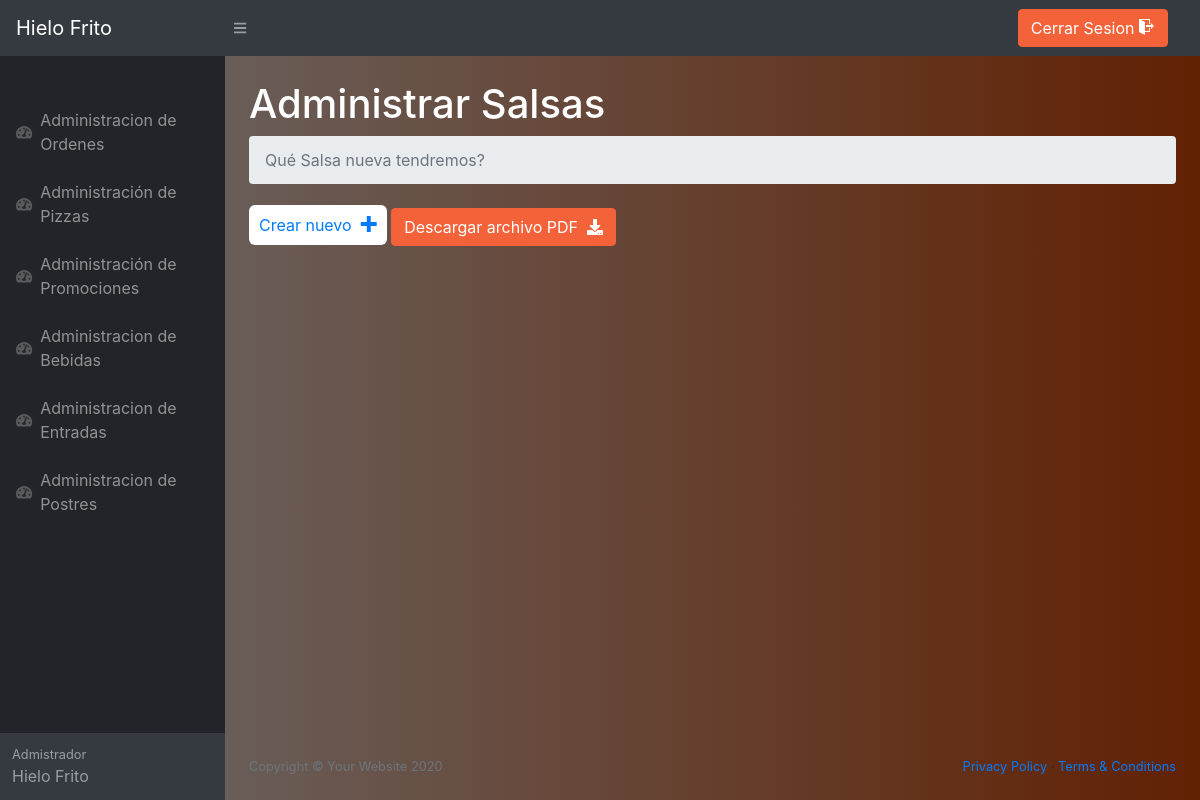
The app's page /Pizzeria/Admin/adminsalsas/ListaSalsa.php (signed in), older data.
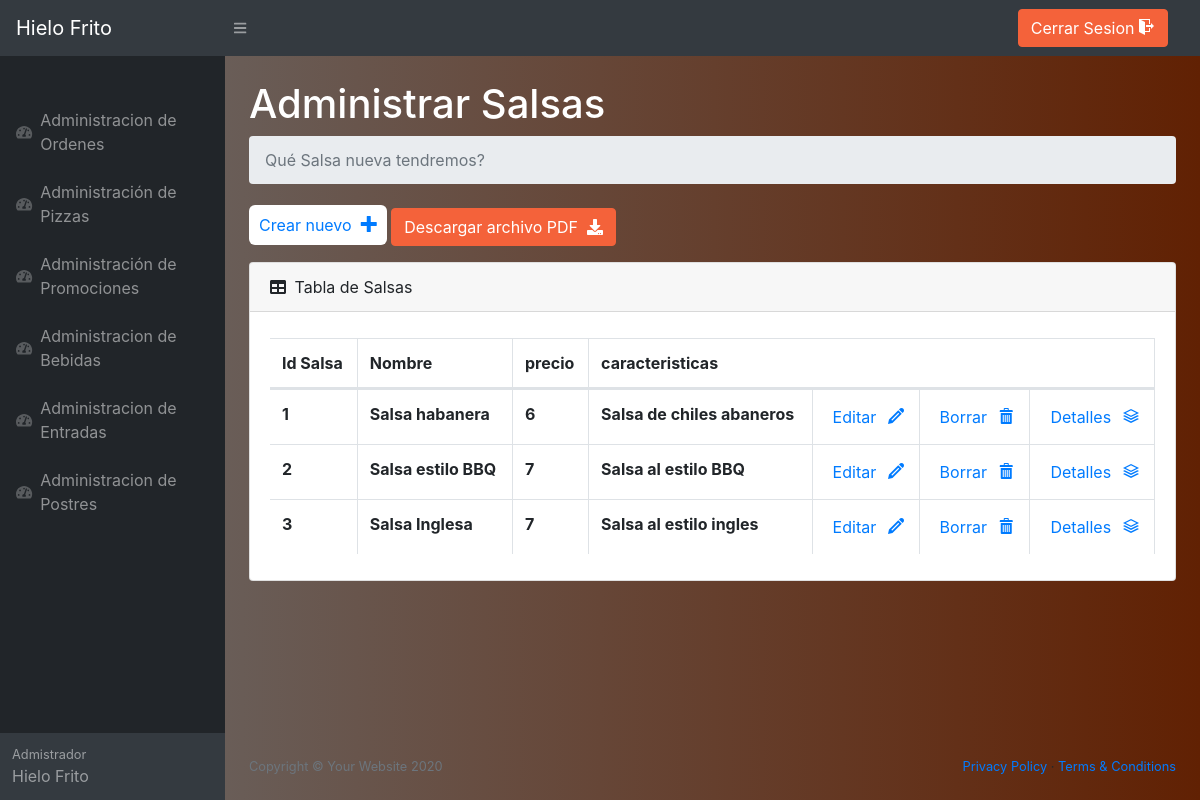
The same page, newer data.
### tables this page shows
CREATE TABLE `salsas` (
  `id_salsas` int(11) NOT NULL,
  `nombre` varchar(100) NOT NULL,
  `precio` int(11) NOT NULL,
  `caracteristicas` text NOT NULL
);

### Pizzeria/Admin/adminsalsas/ListaSalsa.php (the view, shortened to what the changed rows need)
<?php
include ('../../php/conexion.php');
?>
<!DOCTYPE html>
<html lang="es">
    <head>
        <link href="../styles.css" rel="stylesheet" />
        <link href="https://cdn.datatables.net/1.10.20/css/dataTables.bootstrap4.min.css" rel="stylesheet" />
        <link href="../../icomoon/fonts/style.css" rel="stylesheet">
    </head>
    <body style="background: linear-gradient(to right, #6b6b6b, #612103);" class="sb-nav-fixed">
        <div id="layoutSidenav">
            <div id="layoutSidenav_content">
                <main >
                    <div class="container-fluid">
                        <h1 style="color: white;" class="mt-4"> Administrar Salsas</h1>
                        <?php
      $query="SELECT * FROM salsas";
      $resultado=$mysqli->query($query);
      if($resultado->num_rows > 0){
    ?>
                          <div class="card mb-4">
                            <div class="card-header">
                                <i class="fas fa-table mr-1"></i>
                                Tabla de Salsas
                            </div>
                            <div class="card-body">
                                <div class="table-responsive">
                                    <table class="table table-bordered" id="dataTable" width="100%" cellspacing="0">
                                        <thead>
                                            <tr>
                                                <th>Id Salsa</th>
                                                <th>Nombre</th>
                                                <th>precio</th>
                                                <th colspan=4>caracteristicas</th>
                                            </tr>
                                        </thead>
                                        <tbody>
                                            <?php
                                                while($fila=$resultado->fetch_assoc()){
                                                    $id=$fila['id_salsas'];
                                            ?>
                                            <tr>
                                                <form action="opcion.php" method="post">
                                                    <th>
                                                    <?php
                                                        echo "$id<input type='text' value='$id' name='id' hidden>";
                                                    ?>
                                                    </th>
                                                    <th>
                                                        <?php
                                                            echo($fila['nombre']);
                                                        ?>
                                                    </th>
                                                    <th>
                                                        <?php
                                                            echo($fila['precio']);
                                                        ?>
                                                    </th>
                                                    <th>
                                                        <?php
                                                            echo($fila['caracteristicas']);
                                                        ?>
                                                    </th>
                                                    <th>
                                                        <input type="submit" value="Editar" class="boton " name="boton">&nbsp;<span class="icon-pencil icono">
                                                    </th>
                                                    <th>
                                                        <input type="submit" value="Borrar" class="boton "name="boton">&nbsp;<span class="icon-bin icono">
                                                    </th>
                                                    <th>
                                                        <input type="submit" value="Detalles" class="boton " name="boton">&nbsp;<span class="icon-stack icono">
                                                    </th>
                                                </form>
                                            </tr>
                                            <?php
                            }
                        ?>
                                        </tbody>
                                    </table>
                                </div>
                            </div>
                        </div>
                        <?php
                            }
                        ?>
                        </div>
                    </main>
                </div>
            </div>
        </body>
    </html>

Row changes from the older to the newer data that the page shows:
added salsas: id_salsas "1", nombre "Salsa habanera", precio "6", caracteristicas "Salsa de chiles abaneros"
added salsas: id_salsas "2", nombre "Salsa estilo BBQ", precio "7", caracteristicas "Salsa al estilo BBQ"
added salsas: id_salsas "3", nombre "Salsa Inglesa", precio "7", caracteristicas "Salsa al estilo ingles"
Text that changed along with them:
text now shown: "Tabla de Salsas Id Salsa Nombre precio caracteristicas"
